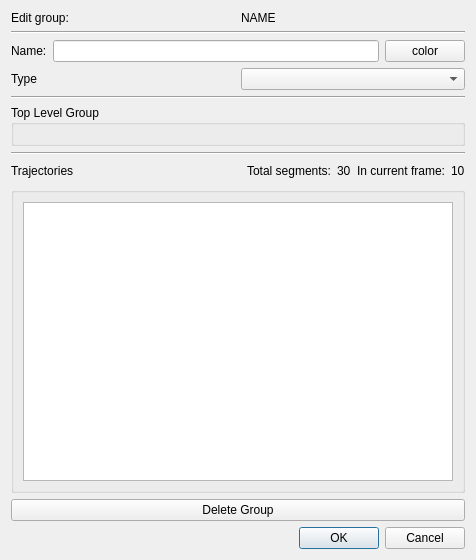
<?xml version="1.0" encoding="UTF-8"?>
<ui version="4.0">
 <class>EditAnnotationGroupDialog</class>
 <widget class="QDialog" name="EditAnnotationGroupDialog">
  <property name="geometry">
   <rect>
    <x>0</x>
    <y>0</y>
    <width>476</width>
    <height>560</height>
   </rect>
  </property>
  <property name="minimumSize">
   <size>
    <width>400</width>
    <height>0</height>
   </size>
  </property>
  <property name="windowTitle">
   <string>Dialog</string>
  </property>
  <layout class="QVBoxLayout" name="verticalLayout_4">
   <item>
    <layout class="QVBoxLayout" name="verticalLayout_3">
     <item>
      <layout class="QHBoxLayout" name="horizontalLayout_3">
       <item>
        <widget class="QLabel" name="label_3">
         <property name="text">
          <string>Edit group:</string>
         </property>
        </widget>
       </item>
       <item>
        <widget class="QLabel" name="lblName">
         <property name="text">
          <string>NAME</string>
         </property>
        </widget>
       </item>
      </layout>
     </item>
     <item>
      <layout class="QVBoxLayout" name="verticalLayout">
       <item>
        <widget class="Line" name="line">
         <property name="orientation">
          <enum>Qt::Horizontal</enum>
         </property>
        </widget>
       </item>
       <item>
        <layout class="QHBoxLayout" name="horizontalLayout">
         <item>
          <widget class="QLabel" name="label">
           <property name="text">
            <string>Name:</string>
           </property>
          </widget>
         </item>
         <item>
          <widget class="QLineEdit" name="txtName"/>
         </item>
         <item>
          <widget class="QPushButton" name="btnColor">
           <property name="text">
            <string>color</string>
           </property>
          </widget>
         </item>
        </layout>
       </item>
       <item>
        <layout class="QHBoxLayout" name="horizontalLayout_2">
         <item>
          <widget class="QLabel" name="label_2">
           <property name="maximumSize">
            <size>
             <width>16777215</width>
             <height>78</height>
            </size>
           </property>
           <property name="text">
            <string>Type</string>
           </property>
          </widget>
         </item>
         <item>
          <widget class="QComboBox" name="cmbxType"/>
         </item>
        </layout>
       </item>
       <item>
        <widget class="Line" name="line_2">
         <property name="orientation">
          <enum>Qt::Horizontal</enum>
         </property>
        </widget>
       </item>
       <item>
        <widget class="QGroupBox" name="groupBoxTLG">
         <property name="title">
          <string>Top Level Group</string>
         </property>
         <layout class="QVBoxLayout" name="verticalLayout_5"/>
        </widget>
       </item>
       <item>
        <widget class="Line" name="line_3">
         <property name="orientation">
          <enum>Qt::Horizontal</enum>
         </property>
        </widget>
       </item>
       <item>
        <layout class="QHBoxLayout" name="horizontalLayout_4">
         <item>
          <widget class="QLabel" name="label_6">
           <property name="text">
            <string>Trajectories</string>
           </property>
          </widget>
         </item>
         <item>
          <spacer name="horizontalSpacer">
           <property name="orientation">
            <enum>Qt::Horizontal</enum>
           </property>
           <property name="sizeHint" stdset="0">
            <size>
             <width>40</width>
             <height>20</height>
            </size>
           </property>
          </spacer>
         </item>
         <item>
          <widget class="QLabel" name="label_5">
           <property name="text">
            <string>Total segments:</string>
           </property>
           <property name="alignment">
            <set>Qt::AlignRight|Qt::AlignTrailing|Qt::AlignVCenter</set>
           </property>
          </widget>
         </item>
         <item>
          <widget class="QLabel" name="lbl_total">
           <property name="text">
            <string>30</string>
           </property>
          </widget>
         </item>
         <item>
          <widget class="QLabel" name="label_7">
           <property name="text">
            <string>In current frame:</string>
           </property>
           <property name="alignment">
            <set>Qt::AlignRight|Qt::AlignTrailing|Qt::AlignVCenter</set>
           </property>
          </widget>
         </item>
         <item>
          <widget class="QLabel" name="lbl_current">
           <property name="text">
            <string>10</string>
           </property>
          </widget>
         </item>
        </layout>
       </item>
       <item>
        <widget class="QGroupBox" name="trajectoriesBox">
         <property name="title">
          <string/>
         </property>
         <layout class="QVBoxLayout" name="verticalLayout_2">
          <item>
           <widget class="QTableView" name="tblTrajectories">
            <property name="editTriggers">
             <set>QAbstractItemView::NoEditTriggers</set>
            </property>
           </widget>
          </item>
         </layout>
        </widget>
       </item>
      </layout>
     </item>
    </layout>
   </item>
   <item>
    <widget class="QPushButton" name="btnDeleteGroup">
     <property name="text">
      <string>Delete Group</string>
     </property>
    </widget>
   </item>
   <item>
    <widget class="QDialogButtonBox" name="buttonBox">
     <property name="orientation">
      <enum>Qt::Horizontal</enum>
     </property>
     <property name="standardButtons">
      <set>QDialogButtonBox::Cancel|QDialogButtonBox::Ok</set>
     </property>
    </widget>
   </item>
  </layout>
 </widget>
 <tabstops>
  <tabstop>txtName</tabstop>
  <tabstop>btnColor</tabstop>
  <tabstop>cmbxType</tabstop>
  <tabstop>tblTrajectories</tabstop>
  <tabstop>btnDeleteGroup</tabstop>
 </tabstops>
 <resources/>
 <connections>
  <connection>
   <sender>buttonBox</sender>
   <signal>accepted()</signal>
   <receiver>EditAnnotationGroupDialog</receiver>
   <slot>accept()</slot>
   <hints>
    <hint type="sourcelabel">
     <x>248</x>
     <y>254</y>
    </hint>
    <hint type="destinationlabel">
     <x>157</x>
     <y>274</y>
    </hint>
   </hints>
  </connection>
  <connection>
   <sender>buttonBox</sender>
   <signal>rejected()</signal>
   <receiver>EditAnnotationGroupDialog</receiver>
   <slot>reject()</slot>
   <hints>
    <hint type="sourcelabel">
     <x>316</x>
     <y>260</y>
    </hint>
    <hint type="destinationlabel">
     <x>286</x>
     <y>274</y>
    </hint>
   </hints>
  </connection>
 </connections>
</ui>
